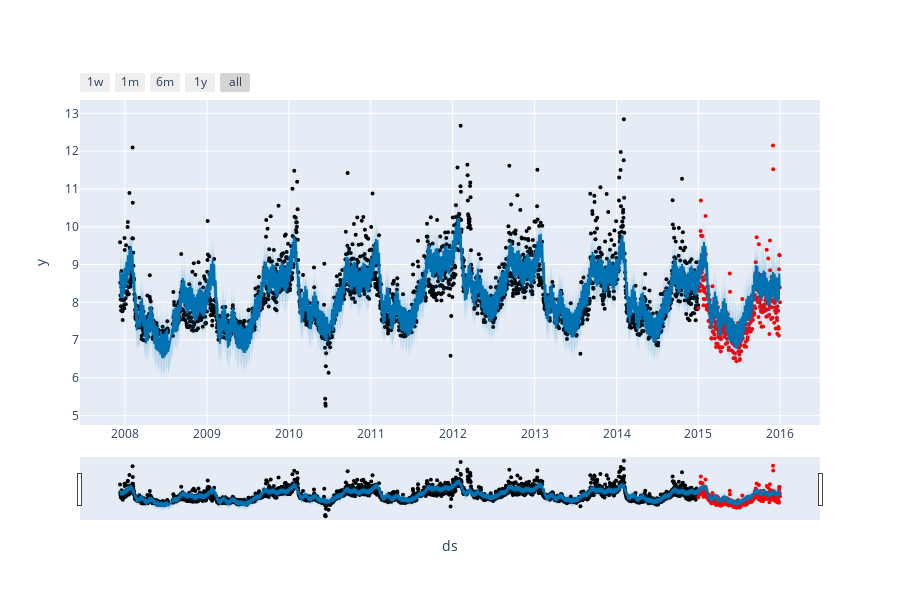

The code cell stored with this chart in its notebook:
### Code cell
plot_plotly(m, forecast,future_real=df_test)

### Figure 1 — Plotly figure (JSON) as saved in the notebook; plotly's stock layout.template omitted (floating-point values rounded to 4 significant figures; data arrays with more than 128 entries replaced by an {"elided": "..."} marker saying what was removed)
{"data": [{"marker": {"color": {"elided": "2885 str values"}, "size": 4}, "mode": "markers", "name": "Actual", "type": "scatter", "x": {"elided": "2885 str values"}, "y": {"elided": "2885 float values"}}, {"hoverinfo": "skip", "line": {"width": 0}, "mode": "lines", "type": "scatter", "x": {"elided": "2887 str values"}, "y": {"elided": "2887 float values"}}, {"fill": "tonexty", "fillcolor": "rgba(0, 114, 178, 0.2)", "line": {"color": "#0072B2", "width": 2}, "mode": "lines", "name": "Predicted", "type": "scatter", "x": {"elided": "2887 str values"}, "y": {"elided": "2887 float values"}}, {"fill": "tonexty", "fillcolor": "rgba(0, 114, 178, 0.2)", "hoverinfo": "skip", "line": {"width": 0}, "mode": "lines", "type": "scatter", "x": {"elided": "2887 str values"}, "y": {"elided": "2887 float values"}}], "layout": {"height": 600, "showlegend": false, "width": 900, "xaxis": {"rangeselector": {"buttons": [{"count": 7, "label": "1w", "step": "day", "stepmode": "backward"}, {"count": 1, "label": "1m", "step": "month", "stepmode": "backward"}, {"count": 6, "label": "6m", "step": "month", "stepmode": "backward"}, {"count": 1, "label": "1y", "step": "year", "stepmode": "backward"}, {"step": "all"}]}, "rangeslider": {"visible": true}, "title": {"text": "ds"}, "type": "date"}, "yaxis": {"title": {"text": "y"}}}}
